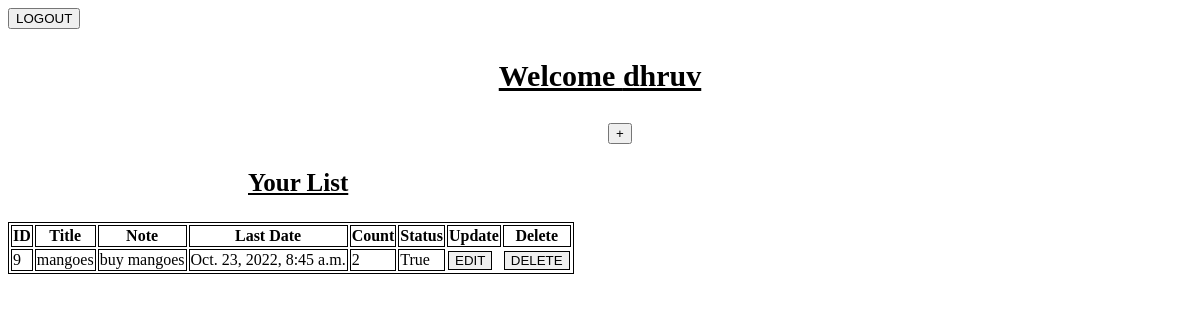
The page /display/ (signed in) on the database as committed earlier.
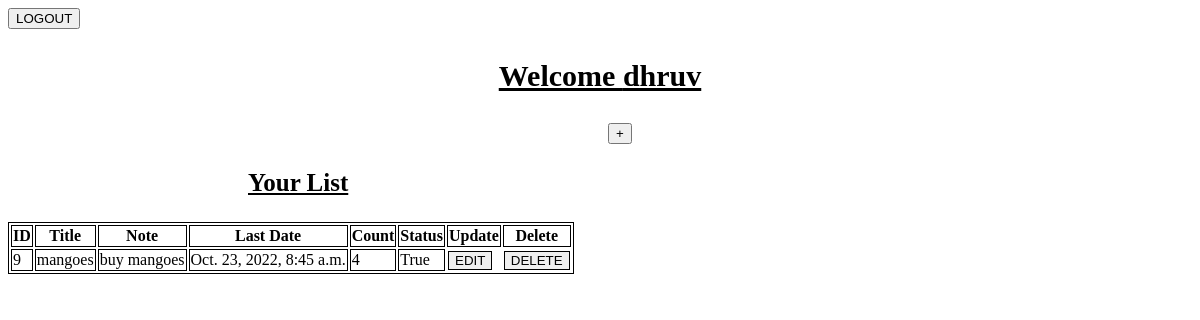
The same page on the database as committed later.
### list/models.py (models this page shows)
class todo(models.Model):
    Title=models.CharField(max_length=100)
    Note=models.TextField()
    Save_Date=models.DateTimeField(auto_now_add=True)
    Last_Date=models.DateTimeField()
    Status=models.BooleanField()
    Count=models.IntegerField(default=0)
    name=models.ForeignKey(User,on_delete=models.CASCADE)

### list/views.py (the view)
# urls.py: path("display/",views.display_page,name="display"),
def display_page(request):
    if request.method=="POST":
        return redirect('list')
    else:
        Name2=request.user
        obj=todo.objects.filter(name=request.user)
        return render(request,'welcome.html',{'Name':Name2,'obj':obj})

### list/templates/welcome.html (shortened to what this page needs)
<!DOCTYPE html>
<html lang="en">
<head>
</head>
<body>
    <form action="{% url "logout" %}">
        <button type="submit">LOGOUT</button>
    </form>
    <p style="text-align:center;font-size:30px;"><strong><u>Welcome {{Name}}</u></strong></p>
    <form action="{% url 'list' %}" style="margin-left:600px;">
        <button type="submit">+</button>
    </form>
    <p style="font-size:25px;margin-left:240px;"><u><strong>Your List</strong></u></p>
    <p>
    <table class="table">
        <thead class="table">
          <tr class="table">
            <th scope="col" class="table">ID</th>
            <th scope="col" class="table">Title</th>
            <th scope="col" class="table">Note</th>
            <th scope="col" class="table">Last Date</th>
            <th scope="col" class="table">Count</th>
            <th scope="col" class="table">Status</th>
            <th scope="col" class="table">Update</th>
            <th scope="col" class="table">Delete</th>
          </tr>
        </thead>
        <tbody>
            {%for i in obj%}
                <tr>
                    <td class="table">{{i.id}}</td>
                    <td class="table">{{i.Title}}</td>
                    <td class="table">{{i.Note}}</td>
                    <td class="table">{{i.Last_Date}}</td>
                    <td class="table">{{i.Count}}</td>
                    <td class="table">{{i.Status}}</td>
                    <td>
                        <form action="{% url "update" i.id %}" class="d-inline">
                            <button class="table">EDIT</button>
                        </form>
                    </td>
                    <td>
                        <form action="{% url "delete" i.id %}" method="POST" class="d-inline">
                            <button type="submit" class="table">DELETE</button>
                        </form>
                    </td>
                </tr>
            {% endfor %}
        </tbody>
    </table></p>
</body>
</html>

### list/templates/welcome.html (style rules this page uses)
.table { border:1px solid black; }

Rows that differ between the two databases and show on the page:
changed todo "mangoes": Count "2" → "4"
